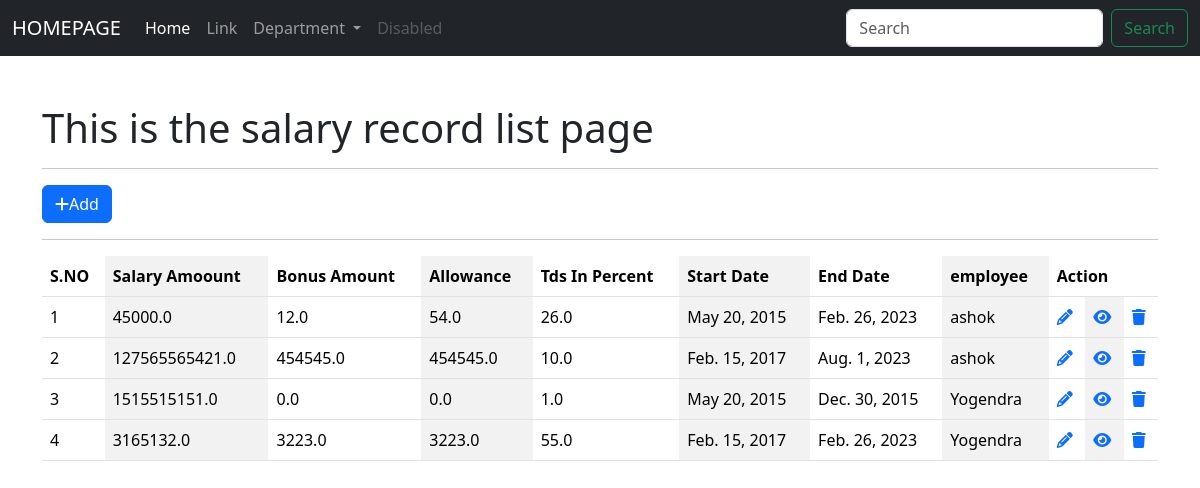
Before: /employee/salary/ with the older database file.
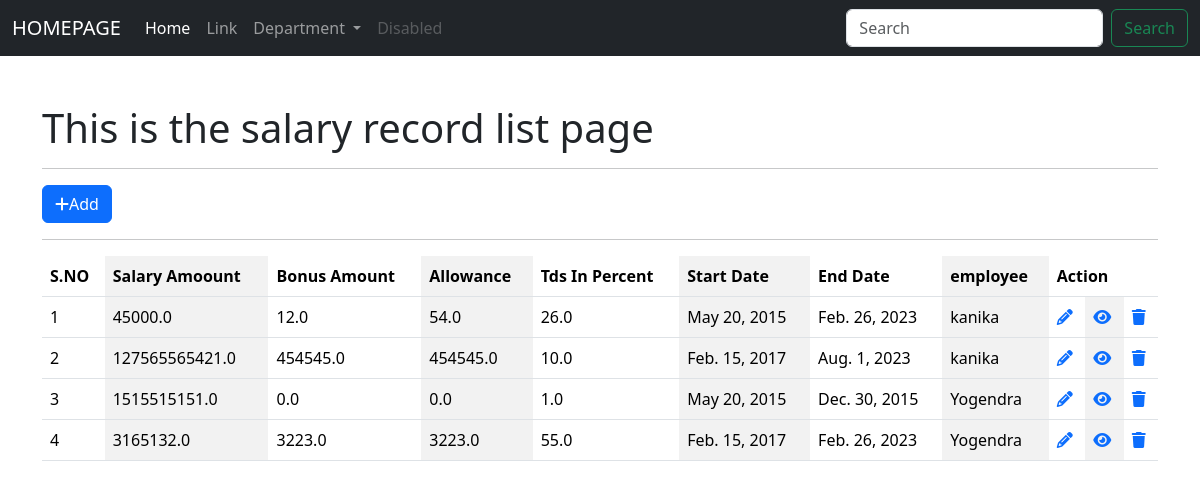
After: the same page with the newer database file.
### app_employeewebsite/models.py (models this page shows)
class EmployeeSalary(models.Model):
    employee =models.ForeignKey(Employee, on_delete=models.CASCADE)
    salary_amount = models.FloatField()
    bonus_amount = models.FloatField(default=0)
    allowance = models.FloatField(default=0)
    tds_in_percent = models.FloatField(default=1)
    start_date  = models.DateField()
    end_date = models.DateField()
    status = models.BooleanField(default=True)
    class Meta:
        db_table =  'app_employee_salary'

class Employee(models.Model):
    full_name = models.CharField(max_length=255)
    contact = models.CharField(max_length=255)
    email = models.EmailField()
    dob = models.DateField()
    join_date = models.DateField()
    gender = models.CharField(max_length=255)
    blood_group = models.CharField(max_length=255)
    address = models.CharField(max_length=255)
    user = models.ForeignKey(User, on_delete=models.CASCADE)
    department = models.ForeignKey(Department,on_delete=models.CASCADE)
    class Meta:
        db_table = 'app_employee'
    def __str__(self):
        return self.full_name

### app_employeewebsite/views.py (the view)
# urls.py: path('salary/', views.salary_index, name='sal-index'),
def salary_index(request):
    salary_list = EmployeeSalary.objects.all()
    context = {"data":salary_list}
    return render(request, 'salaryrecords/index_salaryrecord.html', context)

### templates/salaryrecords/index_salaryrecord.html (shortened to what this page needs)
{% extends 'layouts/master.html' %}
{% block custom_css %}
<link rel="stylesheet" href="https://cdnjs.cloudflare.com/ajax/libs/font-awesome/6.3.0/css/all.min.css" />
{% endblock %}
{% block content %}
    <div class="container mt-5">
        <h1>This is the salary record list page</h1>
        <hr>
        <a href="{% url 'sal-add' %}" class="btn btn-primary"><i class="fa-solid fa-plus"></i>Add</a>
        <hr>
        <table class="table table-striped-columns table-hover">
            <thead>
                <tr>
                    <th>S.NO</th>
                    <th>Salary Amoount</th>
                    <th>Bonus Amount</th>
                    <th>Allowance</th>
                    <th>Tds In Percent</th>
                    <th>Start Date</th>
                    <th>End Date</th>
                    <th>employee</th>
                    <th colspan="3">Action</th>
                </tr>
            </thead>
            <tbody>
                {% for val in data %}
                <tr>
                    <td> {{ forloop.counter }} </td>
                    <td> {{ val.salary_amount }} </td>
                    <td> {{ val.bonus_amount }} </td>
                    <td> {{ val.allowance }} </td>
                    <td> {{ val.tds_in_percent }} </td>
                    <td> {{ val.start_date }} </td>
                    <td> {{ val.end_date }} </td>
                    <td>{{ val.employee }} </td>
                    <td><a href="{% url 'sal-edit' val.id %}"><i class="fa-solid fa-pencil"></i></a></td>
                    <td><a href="{% url 'sal-show' val.id %}"><i class="fa-solid fa-eye"></i></a></td>
                    <td><a href="{% url 'sal-delete' val.id %}"><i class="fa-solid fa-trash"></i></a></td>
                </tr>
                {% endfor %}
            </tbody>
        </table>
    </div>
{% endblock %}

Changed rows visible on the page:
changed through a linked row, EmployeeSalary (number 1 of 4 on the later page): employee "ashok" → "kanika"
changed through a linked row, EmployeeSalary "Aug. 1, 2023": employee "ashok" → "kanika"
